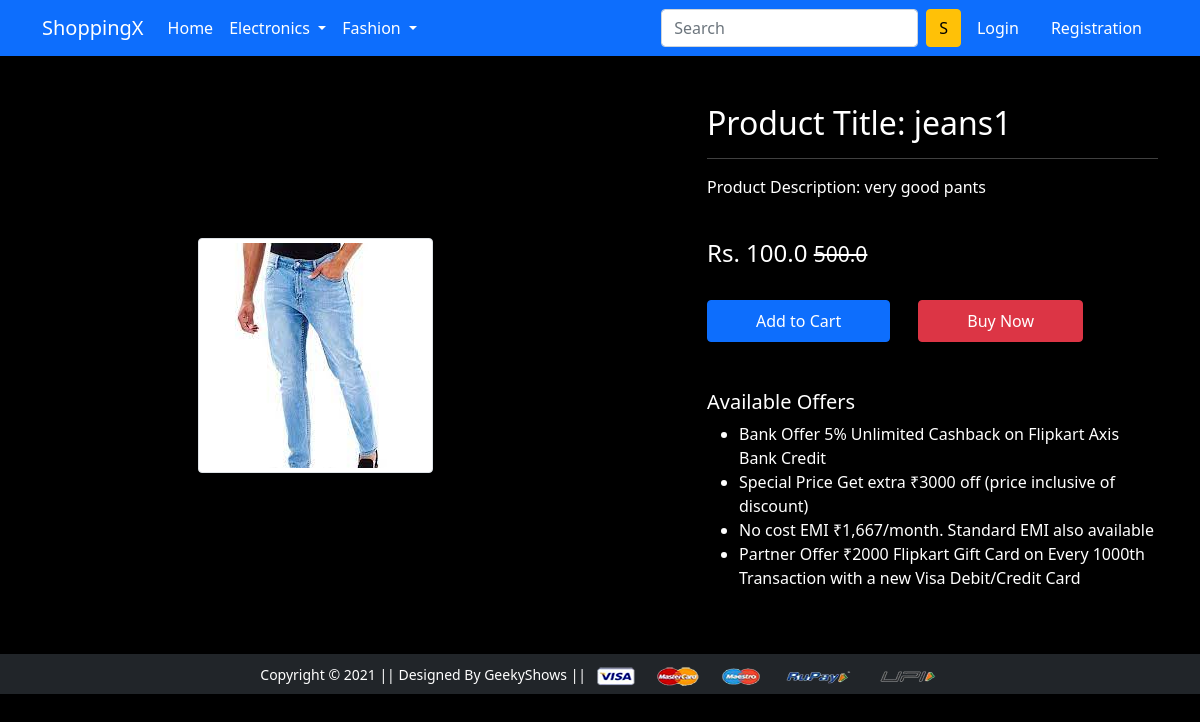
Screenshot of /product-detail/1 with the database file from the repository.
### app/models.py (models this page shows, shortened)
class Product(models.Model):
    title = models.CharField(max_length=100)
    selling_price = models.FloatField()
    discounted_price =  models.FloatField()
    description = models.TextField()
    brand = models.CharField(max_length=100)
    category = models.CharField(choices=CATEGORY_CHOICES,max_length=2)
    product_image = models.ImageField(upload_to='productimg')

### app/views.py (the view)
# urls.py: path('product-detail/<int:pk>',views.ProductDetailView.as_view(),name='product-detail'),
class ProductDetailView(View):
  def get(self,request,pk):
   totalitem=0
   product = Product.objects.get(pk=pk)
   item_already_in_cart = False
   if request.user.is_authenticated:
     totalitem=len(Cart.objects.filter(user=request.user))
     item_already_in_cart = Cart.objects.filter(Q(product=product.id) & Q(user=request.user)).exists()
   return render(request,'app/productdetail.html',{'product':product,'item_already_in_cart':item_already_in_cart,"totalitem":totalitem})

### app/templates/app/productdetail.html (shortened to what this page needs)
{% extends 'app/base.html' %}
{% load static %}
{% block main-content %}
<div class="container my-5">
    <div class="row">
        <div class="col-sm-6 text-center align-self-center">
            <img src="{{product.product_image.url}}" alt="" class="img-fluid img-thumbnail">
        </div>
        <div class="col-sm-5 offset-sm-1">
            <h2>Product Title: {{product.title}}</h2>
            <hr>
            <p>Product Description: {{product.description}}</p> <br>
            <h4>Rs. {{product.discounted_price}} <small
                    class="fw-light text-decoration-line-through">{{product.selling_price}}</small></h4> <br>
            {% if not request.user.is_authenticated %}
            <form action="/add-to-cart" class="d-inline">
                <button type="submit" class="btn btn-primary shadow px-5 py-2">
                    Add to Cart
                </button>
            </form>
            {% endif %}
            <a href="{% url 'checkout' %}" class="btn btn-danger shadow px-5 py-2 ms-4">Buy Now</a>
            <h5 class="mt-5">Available Offers</h5>
            <ul>
                <li>Bank Offer 5% Unlimited Cashback on Flipkart Axis Bank Credit</li>
                <li>Special Price Get extra ₹3000 off (price inclusive of discount)</li>
                <li>No cost EMI ₹1,667/month. Standard EMI also available</li>
                <li>Partner Offer ₹2000 Flipkart Gift Card on Every 1000th Transaction with a new Visa Debit/Credit Card
                </li>
            </ul>
        </div>
    </div>
</div>
{% endblock main-content %}

### app/static/app/css/style.css (style rules this page uses)
body { background-color: #000; color: #fff; }

### rows the page displays
Product: product_image (picture), title "jeans1", description "very good pants", discounted_price "100.0", selling_price "500.0"
